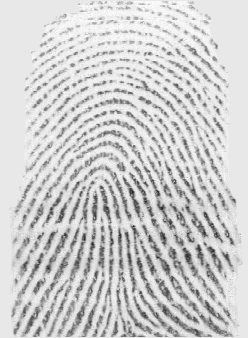
#> input picture python_finger/fingerprint_recognition/PNG_database/10_1.png, 248 x 338 px, given in place of 10_1.png.png, which was not available
$ python app.py PNG_database/10_1.png   (older library calls are emulated)
#> lines starting #> are read from the running program, lines starting #| are printed output that depends on the picture; after the words box and inside, x2 and y2 are one past the last pixel; in counts of white or black regions, pixels touching at a corner belong together; pictures that were not available may be replaced by others from this repository, and a replacement may not be noted
#> in main, img is the input picture: shape (338, 248); min 28, max 255, mean 206.3
### python_finger/fingerprint_recognition/enhance/ridge_segment.py
# -*- coding: utf-8 -*-

# """
# Created on Fri Apr 22 02:51:53 2016
# @author: utkarsh
# """

# RIDGESEGMENT - Normalises fingerprint image and segments ridge region
#
# Function identifies ridge regions of a fingerprint image and returns a
# mask identifying this region.  It also normalises the intesity values of
# the image so that the ridge regions have zero mean, unit standard
# deviation.
#
# This function breaks the image up into blocks of size blksze x blksze and
# evaluates the standard deviation in each region.  If the standard
# deviation is above the threshold it is deemed part of the fingerprint.
# Note that the image is normalised to have zero mean, unit standard
# deviation prior to performing this process so that the threshold you
# specify is relative to a unit standard deviation.
#
# Usage:   [normim, mask, maskind] = ridgesegment(im, blksze, thresh)
#
# Arguments:   im     - Fingerprint image to be segmented.
#              blksze - Block size over which the the standard
#                       deviation is determined (try a value of 16).
#              thresh - Threshold of standard deviation to decide if a
#                       block is a ridge region (Try a value 0.1 - 0.2)
#
# Returns:     normim - Image where the ridge regions are renormalised to
#                       have zero mean, unit standard deviation.
#              mask   - Mask indicating ridge-like regions of the image,
#                       0 for non ridge regions, 1 for ridge regions.
#              maskind - Vector of indices of locations within the mask.
#
# Suggested values for a 500dpi fingerprint image:
#
#   [normim, mask, maskind] = ridgesegment(im, 16, 0.1)
#
# See also: RIDGEORIENT, RIDGEFREQ, RIDGEFILTER

### REFERENCES

# Peter Kovesi
# School of Computer Science & Software Engineering
# The University of Western Australia
# pk at csse uwa edu au
# http://www.csse.uwa.edu.au/~pk


import numpy as np

def normalise(img,mean,std):
    normed = (img - np.mean(img))/(np.std(img))
    return(normed)

def ridge_segment(im,blksze,thresh):

#> called with blksze = 16, thresh = 0.1
    rows,cols = im.shape

    im = normalise(im,0,1)    # normalise to get zero mean and unit standard deviation


    new_rows =  np.int(blksze * np.ceil((np.float(rows))/(np.float(blksze))))
    new_cols =  np.int(blksze * np.ceil((np.float(cols))/(np.float(blksze))))

    padded_img = np.zeros((new_rows,new_cols))
    stddevim = np.zeros((new_rows,new_cols))

    padded_img[0:rows][:,0:cols] = im

    for i in range(0,new_rows,blksze):
        for j in range(0,new_cols,blksze):
            block = padded_img[i:i+blksze][:,j:j+blksze]

            stddevim[i:i+blksze][:,j:j+blksze] = np.std(block)*np.ones(block.shape)
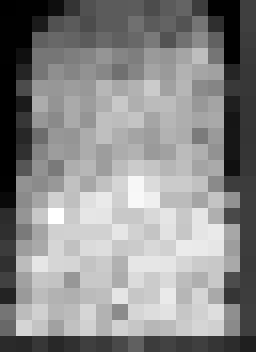
#> stddevim: shape (352, 256) float64; min 0, max 1.41, mean 0.767; drawn with min black and max white

    stddevim = stddevim[0:rows][:,0:cols]
#> stddevim: shape (338, 248) float64

    mask = stddevim > thresh
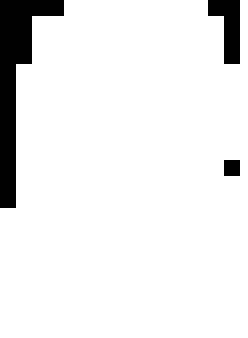
#> mask: shape (338, 248) bool; 92.4% white; 3 black regions, box (x1, y1, x2, y2) and area: (0, 0, 64, 208) 4864, (208, 0, 240, 64) 1280, (224, 160, 240, 176) 256

    mean_val = np.mean(im[mask])
#> mean_val = -0.0539

    std_val = np.std(im[mask])
#> std_val = 1.02

    normim = (im - mean_val)/(std_val)

    return(normim,mask)

### python_finger/fingerprint_recognition/enhance/ridge_orient.py
# -*- coding: utf-8 -*-

# """
# Created on Fri Apr 22 02:51:53 2016
# @author: utkarsh
# """

# RIDGEORIENT - Estimates the local orientation of ridges in a fingerprint
#
# Usage:  [orientim, reliability, coherence] = ridgeorientation(im, gradientsigma,...
#                                             blocksigma, ...
#                                             orientsmoothsigma)
#
# Arguments:  im                - A normalised input image.
#             gradientsigma     - Sigma of the derivative of Gaussian
#                                 used to compute image gradients.
#             blocksigma        - Sigma of the Gaussian weighting used to
#                                 sum the gradient moments.
#             orientsmoothsigma - Sigma of the Gaussian used to smooth
#                                 the final orientation vector field.
#                                 Optional: if ommitted it defaults to 0
#
# Returns:    orientim          - The orientation image in radians.
#                                 Orientation values are +ve clockwise
#                                 and give the direction *along* the
#                                 ridges.
#             reliability       - Measure of the reliability of the
#                                 orientation measure.  This is a value
#                                 between 0 and 1. I think a value above
#                                 about 0.5 can be considered 'reliable'.
#                                 reliability = 1 - Imin./(Imax+.001)
#             coherence         - A measure of the degree to which the local
#                                 area is oriented.
#                                 coherence = ((Imax-Imin)./(Imax+Imin)).^2
#
# With a fingerprint image at a 'standard' resolution of 500dpi suggested
# parameter values might be:
#
#    [orientim, reliability] = ridgeorient(im, 1, 3, 3)
#
# See also: RIDGESEGMENT, RIDGEFREQ, RIDGEFILTER

### REFERENCES

# May 2003      Original version by Raymond Thai,
# January 2005  Reworked by Peter Kovesi
# October 2011  Added coherence computation and orientsmoothsigma made optional
#
# School of Computer Science & Software Engineering
# The University of Western Australia
# pk at csse uwa edu au
# http://www.csse.uwa.edu.au/~pk


import numpy as np
import cv2
from scipy import ndimage
from scipy import signal

def ridge_orient(im, gradientsigma, blocksigma, orientsmoothsigma):
#> called with gradientsigma = 1, blocksigma = 7, orientsmoothsigma = 7
    rows,cols = im.shape
#> rows = 338; cols = 248
    #Calculate image gradients.
    sze = np.fix(6*gradientsigma)
    if np.remainder(sze,2) == 0:
        sze = sze+1

    gauss = cv2.getGaussianKernel(np.int(sze),gradientsigma)
    f = gauss * gauss.T

    fy,fx = np.gradient(f)     #Gradient of Gaussian

    #Gx = ndimage.convolve(np.double(im),fx)
    #Gy = ndimage.convolve(np.double(im),fy)

    Gx = signal.convolve2d(im,fx,mode='same')
    Gy = signal.convolve2d(im,fy,mode='same')

    Gxx = np.power(Gx,2)
    Gyy = np.power(Gy,2)
    Gxy = Gx*Gy

    #Now smooth the covariance data to perform a weighted summation of the data.

    sze = np.fix(6*blocksigma)

    gauss = cv2.getGaussianKernel(np.int(sze),blocksigma)
    f = gauss * gauss.T

    Gxx = ndimage.convolve(Gxx,f)
    Gyy = ndimage.convolve(Gyy,f)
    Gxy = 2*ndimage.convolve(Gxy,f)

    # Analytic solution of principal direction
    denom = np.sqrt(np.power(Gxy,2) + np.power((Gxx - Gyy),2)) + np.finfo(float).eps

    sin2theta = Gxy/denom            # Sine and cosine of doubled angles
    cos2theta = (Gxx-Gyy)/denom


    if orientsmoothsigma:
        sze = np.fix(6*orientsmoothsigma)
        if np.remainder(sze,2) == 0:
            sze = sze+1
        gauss = cv2.getGaussianKernel(np.int(sze),orientsmoothsigma)
        f = gauss * gauss.T
        cos2theta = ndimage.convolve(cos2theta,f) # Smoothed sine and cosine of
        sin2theta = ndimage.convolve(sin2theta,f) # doubled angles
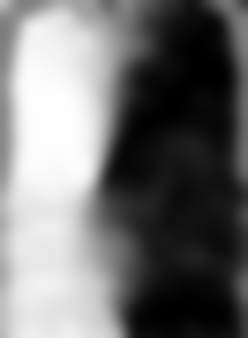
#> sin2theta: shape (338, 248) float64; min -0.998, max 0.999, mean -0.105; drawn with min black and max white

    orientim = np.pi/2 + np.arctan2(sin2theta,cos2theta)/2
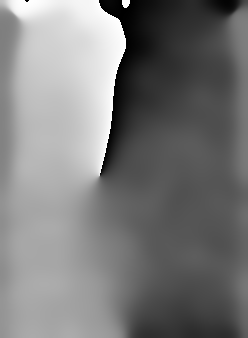
#> orientim: shape (338, 248) float64; min 0.000119, max 3.14, mean 1.51; drawn with min black and max white
    return(orientim)

### python_finger/fingerprint_recognition/enhance/ridge_freq.py
# -*- coding: utf-8 -*-

# """
# Created on Fri Apr 22 02:51:53 2016
# @author: utkarsh
# """

# RIDGEFREQ - Calculates a ridge frequency image
#
# Function to estimate the fingerprint ridge frequency across a
# fingerprint image. This is done by considering blocks of the image and
# determining a ridgecount within each block by a call to FREQEST.
#
# Usage:
#  [freqim, medianfreq] =  ridgefreq(im, mask, orientim, blksze, windsze, ...
#                                    minWaveLength, maxWaveLength)
#
# Arguments:
#         im       - Image to be processed.
#         mask     - Mask defining ridge regions (obtained from RIDGESEGMENT)
#         orientim - Ridge orientation image (obtained from RIDGORIENT)
#         blksze   - Size of image block to use (say 32)
#         windsze  - Window length used to identify peaks. This should be
#                    an odd integer, say 3 or 5.
#         minWaveLength,  maxWaveLength - Minimum and maximum ridge
#                     wavelengths, in pixels, considered acceptable.
#
# Returns:
#         freqim     - An image  the same size as im with  values set to
#                      the estimated ridge spatial frequency within each
#                      image block.  If a  ridge frequency cannot be
#                      found within a block, or cannot be found within the
#                      limits set by min and max Wavlength freqim is set
#                      to zeros within that block.
#         medianfreq - Median frequency value evaluated over all the
#                      valid regions of the image.
#
# Suggested parameters for a 500dpi fingerprint image
#   [freqim, medianfreq] = ridgefreq(im,orientim, 32, 5, 5, 15)
#

# See also: RIDGEORIENT, FREQEST, RIDGESEGMENT

# Reference:
# Hong, L., Wan, Y., and Jain, A. K. Fingerprint image enhancement:
# Algorithm and performance evaluation. IEEE Transactions on Pattern
# Analysis and Machine Intelligence 20, 8 (1998), 777 789.

### REFERENCES

# Peter Kovesi
# School of Computer Science & Software Engineering
# The University of Western Australia
# pk at csse uwa edu au
# http://www.csse.uwa.edu.au/~pk


import numpy as np
#import math
#import scipy.ndimage
from .frequest import frequest

def ridge_freq(im, mask, orient, blksze, windsze,minWaveLength, maxWaveLength):
#> called with blksze = 38, windsze = 5, minWaveLength = 5, maxWaveLength = 15
    rows,cols = im.shape
#> rows = 338; cols = 248
    freq = np.zeros((rows,cols))

    for r in range(0,rows-blksze,blksze):
        for c in range(0,cols-blksze,blksze):
            blkim = im[r:r+blksze][:,c:c+blksze]
            blkor = orient[r:r+blksze][:,c:c+blksze]


            freq[r:r+blksze][:,c:c+blksze] = frequest(blkim,blkor,windsze,minWaveLength,maxWaveLength)
#> this loop made 8 passes
#> pass 1, in frequest (call 4), `rotim = rotim[offset:offset+cropsze][:,offset:offset+cropsze]`:
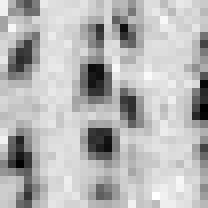
#> rotim: shape (26, 26) float64 (shown 8 times larger); min -1.24, max 1.29, mean 0.568; drawn with min black and max white
#> after the loop:
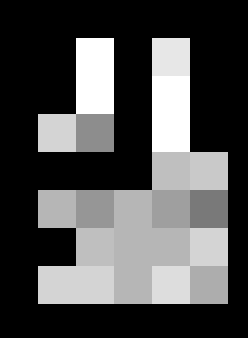
#> freq: shape (338, 248) float64; min 0, max 0.2, mean 0.0617; drawn with min black and max white

    freq = freq*mask
    freq_1d = np.reshape(freq,(1,rows*cols))
    ind = np.where(freq_1d>0)
#> ind = 33148 positions, rows 0 to 0, columns 9500 to 75371

    ind = np.array(ind)
    ind = ind[1,:]

    non_zero_elems_in_freq = freq_1d[0][ind]

    meanfreq = np.mean(non_zero_elems_in_freq)
#> meanfreq = 0.156
    medianfreq = np.median(non_zero_elems_in_freq)         # does not work properly
#> medianfreq = 0.15
    return(freq,meanfreq)

### python_finger/fingerprint_recognition/enhance/frequest.py
# -*- coding: utf-8 -*-

# """
# Created on Fri Apr 22 02:51:53 2016
# @author: utkarsh
# """

# FREQEST - Estimate fingerprint ridge frequency within image block
#
# Function to estimate the fingerprint ridge frequency within a small block
# of a fingerprint image.  This function is used by RIDGEFREQ
#
# Usage:
#  freqim =  freqest(im, orientim, windsze, minWaveLength, maxWaveLength)
#
# Arguments:
#         im       - Image block to be processed.
#         orientim - Ridge orientation image of image block.
#         windsze  - Window length used to identify peaks. This should be
#                    an odd integer, say 3 or 5.
#         minWaveLength,  maxWaveLength - Minimum and maximum ridge
#                     wavelengths, in pixels, considered acceptable.
#
# Returns:
#         freqim    - An image block the same size as im with all values
#                     set to the estimated ridge spatial frequency.  If a
#                     ridge frequency cannot be found, or cannot be found
#                     within the limits set by min and max Wavlength
#                     freqim is set to zeros.
#
# Suggested parameters for a 500dpi fingerprint image
#   freqim = freqest(im,orientim, 5, 5, 15);
#
# See also:  RIDGEFREQ, RIDGEORIENT, RIDGESEGMENT

### REFERENCES

# Peter Kovesi
# School of Computer Science & Software Engineering
# The University of Western Australia
# pk at csse uwa edu au
# http://www.csse.uwa.edu.au/~pk


import numpy as np
import math
import scipy.ndimage
#import cv2
def frequest(im,orientim,windsze,minWaveLength,maxWaveLength):
    rows,cols = np.shape(im)

    # Find mean orientation within the block. This is done by averaging the
    # sines and cosines of the doubled angles before reconstructing the
    # angle again.  This avoids wraparound problems at the origin.


    cosorient = np.mean(np.cos(2*orientim))
    sinorient = np.mean(np.sin(2*orientim))
    orient = math.atan2(sinorient,cosorient)/2

    # Rotate the image block so that the ridges are vertical

    #ROT_mat = cv2.getRotationMatrix2D((cols/2,rows/2),orient/np.pi*180 + 90,1)
    #rotim = cv2.warpAffine(im,ROT_mat,(cols,rows))
    rotim = scipy.ndimage.rotate(im,orient/np.pi*180 + 90,axes=(1,0),reshape = False,order = 3,mode = 'nearest')

    # Now crop the image so that the rotated image does not contain any
    # invalid regions.  This prevents the projection down the columns
    # from being mucked up.

    cropsze = int(np.fix(rows/np.sqrt(2)))
    offset = int(np.fix((rows-cropsze)/2))
    rotim = rotim[offset:offset+cropsze][:,offset:offset+cropsze]

    # Sum down the columns to get a projection of the grey values down
    # the ridges.

    proj = np.sum(rotim,axis = 0)
    dilation = scipy.ndimage.grey_dilation(proj, windsze,structure=np.ones(windsze))

    temp = np.abs(dilation - proj)

    peak_thresh = 2

    maxpts = (temp<peak_thresh) & (proj > np.mean(proj))
    maxind = np.where(maxpts)

    rows_maxind,cols_maxind = np.shape(maxind)

    # Determine the spatial frequency of the ridges by divinding the
    # distance between the 1st and last peaks by the (No of peaks-1). If no
    # peaks are detected, or the wavelength is outside the allowed bounds,
    # the frequency image is set to 0

    if(cols_maxind<2):
        freqim = np.zeros(im.shape)
    else:
        NoOfPeaks = cols_maxind
        waveLength = (maxind[0][cols_maxind-1] - maxind[0][0])/(NoOfPeaks - 1)
        if waveLength>=minWaveLength and waveLength<=maxWaveLength:
            freqim = 1/np.double(waveLength) * np.ones(im.shape)
        else:
            freqim = np.zeros(im.shape)

    return(freqim)


### python_finger/fingerprint_recognition/enhance/image_enhance.py
# -*- coding: utf-8 -*-

# """
# Created on Fri Apr 22 02:51:53 2016
# @author: utkarsh
# """

from .ridge_segment import ridge_segment
from .ridge_orient import ridge_orient
from .ridge_freq import ridge_freq
from .ridge_filter import ridge_filter

def image_enhance(img):
    blksze = 16
    thresh = 0.1
    normim,mask = ridge_segment(img,blksze,thresh)           # normalise the image and find a ROI


    gradientsigma = 1
    blocksigma = 7
    orientsmoothsigma = 7
    orientim = ridge_orient(normim, gradientsigma, blocksigma, orientsmoothsigma);              # find orientation of every pixel


    blksze = 38
    windsze = 5
    minWaveLength = 5
    maxWaveLength = 15
    freq,medfreq = ridge_freq(normim, mask, orientim, blksze, windsze, minWaveLength,maxWaveLength)    #find the overall frequency of ridges
#> medfreq = 0.156


    freq = medfreq*mask
    kx = 0.65;ky = 0.65
    newim = ridge_filter(normim, orientim, freq, kx, ky)       # create gabor filter and do the actual filtering


    #th, bin_im = cv2.threshold(np.uint8(newim),0,255,cv2.THRESH_BINARY);
    return(newim < -3)

### python_finger/fingerprint_recognition/enhance/ridge_filter.py
# -*- coding: utf-8 -*-

# """
# Created on Fri Apr 22 02:51:53 2016
# @author: utkarsh
# """

# RIDGEFILTER - enhances fingerprint image via oriented filters
#
# Function to enhance fingerprint image via oriented filters
#
# Usage:
#  newim =  ridgefilter(im, orientim, freqim, kx, ky, showfilter)
#
# Arguments:
#         im       - Image to be processed.
#         orientim - Ridge orientation image, obtained from RIDGEORIENT.
#         freqim   - Ridge frequency image, obtained from RIDGEFREQ.
#         kx, ky   - Scale factors specifying the filter sigma relative
#                    to the wavelength of the filter.  This is done so
#                    that the shapes of the filters are invariant to the
#                    scale.  kx controls the sigma in the x direction
#                    which is along the filter, and hence controls the
#                    bandwidth of the filter.  ky controls the sigma
#                    across the filter and hence controls the
#                    orientational selectivity of the filter. A value of
#                    0.5 for both kx and ky is a good starting point.
#         showfilter - An optional flag 0/1.  When set an image of the
#                      largest scale filter is displayed for inspection.
#
# Returns:
#         newim    - The enhanced image
#
# See also: RIDGEORIENT, RIDGEFREQ, RIDGESEGMENT

# Reference:
# Hong, L., Wan, Y., and Jain, A. K. Fingerprint image enhancement:
# Algorithm and performance evaluation. IEEE Transactions on Pattern
# Analysis and Machine Intelligence 20, 8 (1998), 777 789.

### REFERENCES

# Peter Kovesi
# School of Computer Science & Software Engineering
# The University of Western Australia
# pk at csse uwa edu au
# http://www.csse.uwa.edu.au/~pk


import numpy as np
import scipy
def ridge_filter(im, orient, freq, kx, ky):
#> called with kx = 0.65, ky = 0.65
    angleInc = 3
    im = np.double(im)
    rows,cols = im.shape
#> rows = 338; cols = 248
    newim = np.zeros((rows,cols))

    freq_1d = np.reshape(freq,(1,rows*cols))
    ind = np.where(freq_1d>0)
#> ind = 77424 positions, rows 0 to 0, columns 64 to 83823

    ind = np.array(ind)
    ind = ind[1,:]

    # Round the array of frequencies to the nearest 0.01 to reduce the
    # number of distinct frequencies we have to deal with.

    non_zero_elems_in_freq = freq_1d[0][ind];
    non_zero_elems_in_freq = np.double(np.round((non_zero_elems_in_freq*100)))/100

    unfreq = np.unique(non_zero_elems_in_freq)
#> unfreq = [0.16]

    # Generate filters corresponding to these distinct frequencies and
    # orientations in 'angleInc' increments.

    sigmax = 1/unfreq[0]*kx
#> sigmax = 4.06
    sigmay = 1/unfreq[0]*ky
#> sigmay = 4.06

    sze = int(np.round(3*np.max([sigmax,sigmay])))
#> sze = 12

    x,y = np.meshgrid(np.linspace(-sze,sze,(2*sze + 1)),np.linspace(-sze,sze,(2*sze + 1)))

    reffilter = np.exp(-(( (np.power(x,2))/(sigmax*sigmax) + (np.power(y,2))/(sigmay*sigmay)))) * np.cos(2*np.pi*unfreq[0]*x) # this is the original gabor filter
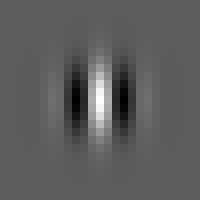
#> reffilter: shape (25, 25) float64 (shown 8 times larger); min -0.575, max 1, mean 0.00128; drawn with min black and max white
#> (the rest of the program and of its run is left out)
